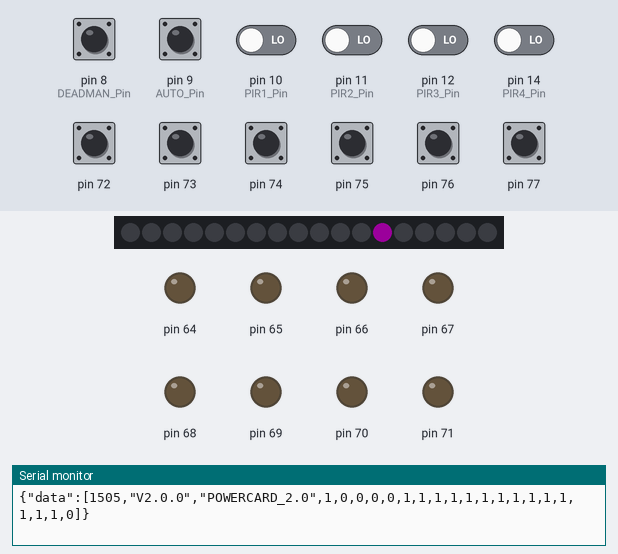
Bench run of a program on a simulated Arduino Nano, built for the host (arithmetic inside an expression is 32-bit, double 64-bit). Shown: 18 RGB LEDs in strip order, left to right, output pins drawn as LEDs (lit = HIGH), the last lines printed to the serial monitor. The inputs (shaded band) are chosen by the test bench; at power-on: pin 8 (DEADMAN_Pin), pin 9 (AUTO_Pin), pin 72–77 HIGH, pin 10 (PIR1_Pin), pin 11 (PIR2_Pin), pin 12 (PIR3_Pin), pin 14 (PIR4_Pin) LOW. Dim RGB values are drawn brighter than linear.

Above: at 2.79 s.
2.8 s: pin 9 (AUTO_Pin) pulled LOW for 1 s
At 3.9 s:
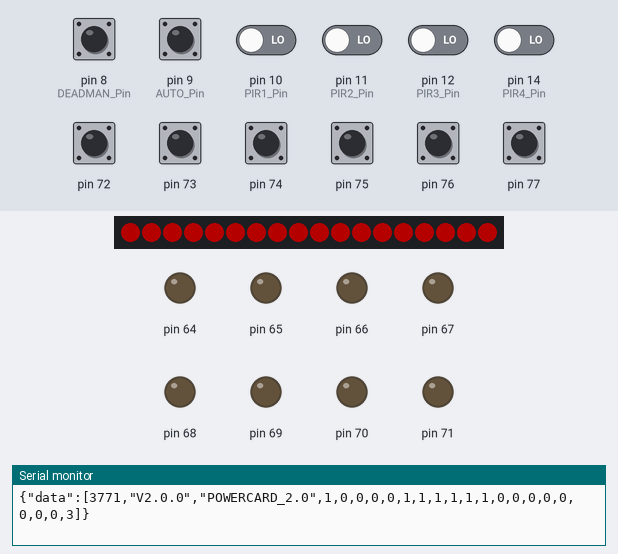
5.5 s: pin 9 (AUTO_Pin) pulled LOW for 0.15 s
At 6.4 s:
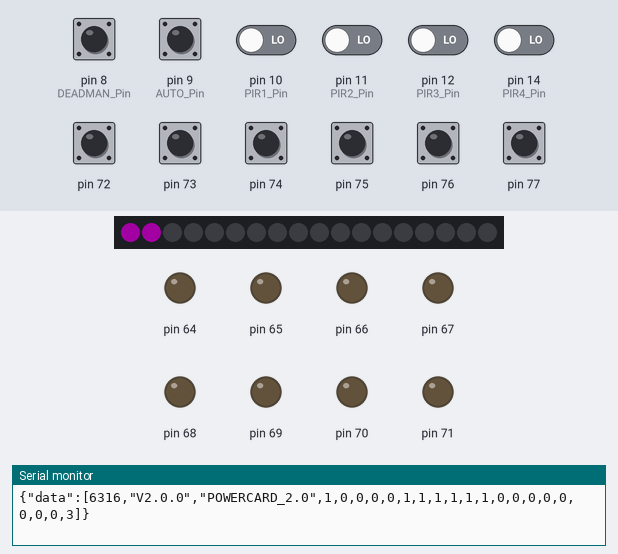
7.4 s: pin 8 (DEADMAN_Pin) pulled LOW for 0.15 s
At 8.2 s:
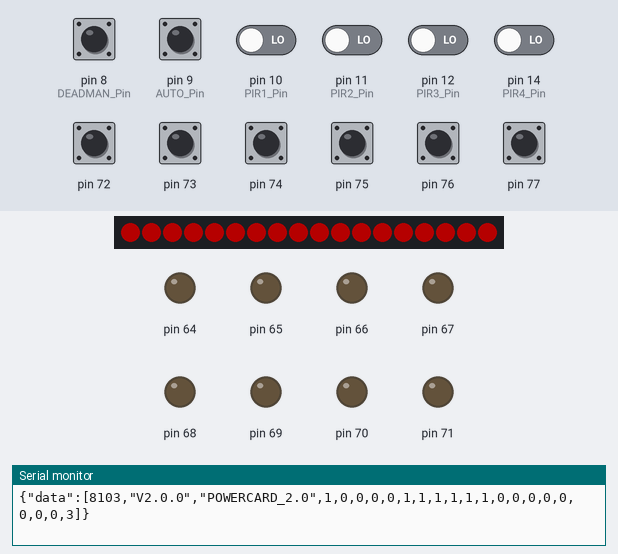
9.0 s: pin 9 (AUTO_Pin) driven LOW and pin 10 (PIR1_Pin) driven HIGH
At 11.2 s:
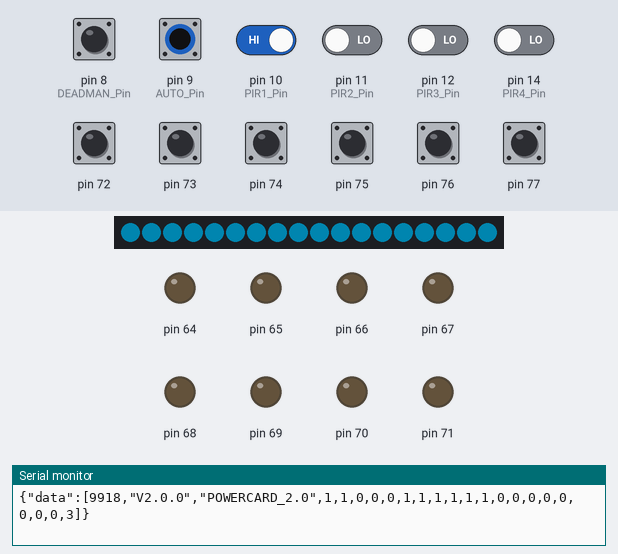
11.5 s: pin 9 (AUTO_Pin) driven HIGH
At 13.0 s:
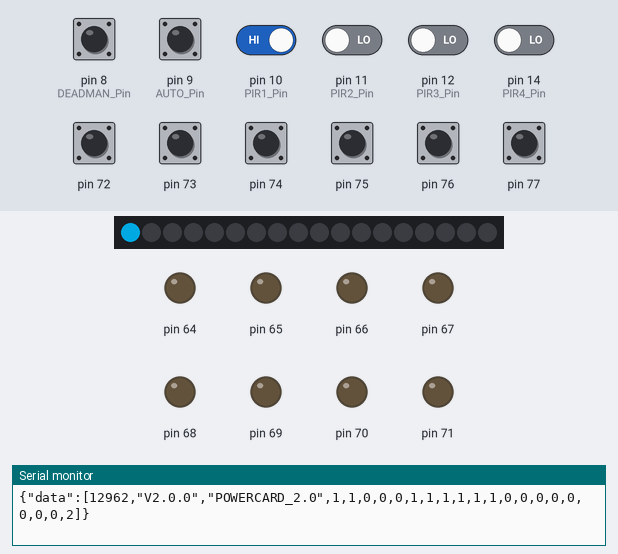
14.5 s: pin 9 (AUTO_Pin) driven LOW
At 16.5 s:
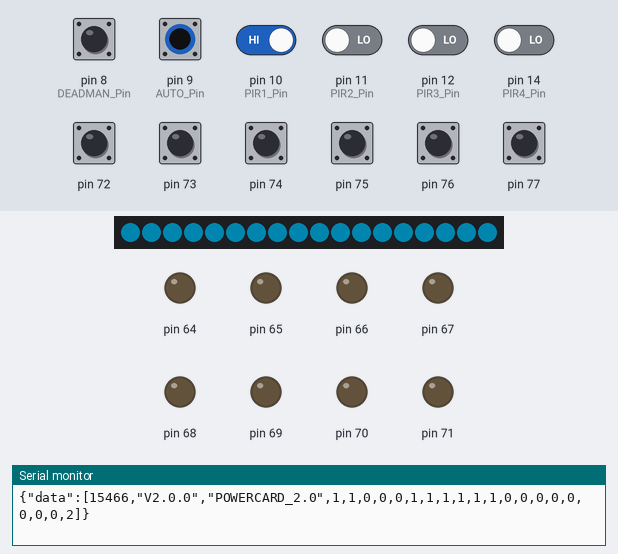
Timing chart, 0 to 18.0 s (numbered marks = the images above; inputs shaded):
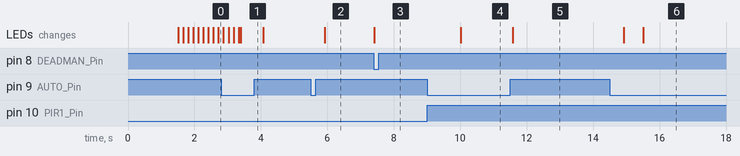

The program:

main.cpp
```cpp
/*
 *  by: MRO for IWI
 *  Todos los derechos reservados
 *  Aguascalientes, Mexico. Mayo 2020
 */
#include <avr/wdt.h>
#include <Arduino.h>
#include <SoftwareSerial.h>
#include <Wire.h>
#include <Adafruit_MCP23017.h>
#include "uvsafe_version_control.h"
#include "HAL.h"
#include "uvsafe_user_definitions.h"
#include "uvsafe_read.h"
#include "uvsafe_write.h"
#include "uvsafe_comm.h"
#include "uvsafe_rgb_leds.h"
#include "uvsafe_safety.h"
#include "uvsafe_user_button.h"
#include "uvsafe_manual.h"
#include "uvsafe_auto.h"

Adafruit_MCP23017 gpio;
SoftwareSerial GUISerial(2, 3); // RX, TX
DataSender SerialDataSender(sensor_state);
RGBLeds LedsIndicadores(mode_manual); //inicializa siempre en manual
ReadSensors sensors(sensor_state, gpio);


void setup() {
        delay(1500); //for system stabilization
        wdt_disable(); //deshabilitar watchdog para no tener interrupciones
        wdt_enable(WDTO_4S);// nunca usar menos de 250 ms si no se va a resetar sin control
        init_gpio(gpio);
        Serial.begin(115200); //Regular serial port -- Terminal/debug/program
        GUISerial.begin(115200); //Serial port for GUI
        auto_button.debounceTime = AUTO_DEBOUNCE;
        operation_mode = mode_boot;
}


void loop() {
        wdt_reset(); //ping al watchdog
        sensor_state = sensors.read_sensors(operation_mode);
        SerialDataSender.Update(sensor_state);
        LedsIndicadores.Update(operation_mode, sensor_state);
        user_button_update(LedsIndicadores);
        safety_functions();
        lamparas_manual(gpio);
        lamparas_auto(gpio);
}
```

uvsafe_auto.h
```cpp
/*
 *  by: MRO for IWI
 *  Todos los derechos reservados
 *  Aguascalientes, Mexico. Mayo 2020
 */

//Prototipo
void uvsafe_timer_Complete(void);

//Instancia de timer. Exposition time esta definido en uvsafe_user_definitions
Countdown expo_timer(EXPOSITION_TIME, uvsafe_timer_Complete);  //300 seg (5min) para probar


void lamparas_auto(Adafruit_MCP23017 gpio){
        if (operation_mode == mode_auto_on) {
                if (expo_timer.is_running() != true) {
                        expo_timer.reset();
                        expo_timer.new_time(nuevo_tiempo_exposicion); //nuevo_tiempo_exposicion esta definido en uvsafe_user_button.h
                        timer_count = 0;
                        expo_timer.start();
                }
                expo_timer.run();

                if (sensor_state.pir_status != 0) {
                        expo_timer.pause();
                        lamp_state.lamp_1 = 0;
                        lamp_state.lamp_2 = 0;
                        lamp_state.lamp_3 = 0;
                        lamp_state.lamp_4 = 0;
                        lamp_state.lamp_5 = 0;
                        lamp_state.lamp_6 = 0;// En modo MANUAL apagado por default
                        lamp_state.lamp_7 = 0; //relay auxiliar para futuras aplicaciones
                        lamp_state.lamp_8 = 0; // relay auxiliar para futuras aplicaciones
                }
                else{

                        expo_timer.start();
                        lamp_state.lamp_1 = 1 * sensor_state.magnetic_1;
                        lamp_state.lamp_2 = 1 * sensor_state.magnetic_2;
                        lamp_state.lamp_3 = 1 * sensor_state.magnetic_3;
                        lamp_state.lamp_4 = 1 * sensor_state.magnetic_4;
                        lamp_state.lamp_5 = 1 * sensor_state.magnetic_5;
                        lamp_state.lamp_6 = 1 * sensor_state.magnetic_6;
                        lamp_state.lamp_7 = 0; //relay auxiliar para futuras aplicaciones
                        lamp_state.lamp_8 = 0; // relay auxiliar para futuras aplicaciones
                }
                write_lamps(lamp_state, gpio);
        }
        else{
                expo_timer.reset();
        }
}

void uvsafe_timer_Complete(void){
        expo_timer.reset();
        operation_mode = mode_manual;
}
```

uvsafe_comm.h
```cpp
/*
 *  by: MRO for IWI
 *  Todos los derechos reservados
 *  Aguascalientes, Mexico. Mayo 2020
 */


#include <ArduinoJson.h>

class DataSender {
unsigned long data_period = 125;    // tiempo en milisegs
SENSOR_STRUCT sensor_state;
unsigned long previousMillis;     // will store last time LED was updated

public:
DataSender(SENSOR_STRUCT _sensor_state)
{
        sensor_state = _sensor_state;
}

public:
void Update (SENSOR_STRUCT sensor_state)
{
        const size_t capacity = JSON_ARRAY_SIZE(23) + JSON_OBJECT_SIZE(1) + 40;
        DynamicJsonDocument doc(capacity);
        // check to see if it's time to send the data
        unsigned long currentMillis = millis();
        if (currentMillis - previousMillis >= data_period) {
                previousMillis = currentMillis; // Remember the time
                JsonArray data = doc.createNestedArray("data");
                data.add(millis());
                data.add(FIRMWARE_VERSION);
                data.add(TARJETA);
                data.add(sensor_state.deadman_sw);
                data.add(sensor_state.pir_1);
                data.add(sensor_state.pir_2);
                data.add(sensor_state.pir_3);
                data.add(sensor_state.pir_4);
                data.add(sensor_state.magnetic_1);
                data.add(sensor_state.magnetic_2);
                data.add(sensor_state.magnetic_3);
                data.add(sensor_state.magnetic_4);
                data.add(sensor_state.magnetic_5);
                data.add(sensor_state.magnetic_6);
                data.add(sensor_state.lamp_1);
                data.add(sensor_state.lamp_2);
                data.add(sensor_state.lamp_3);
                data.add(sensor_state.lamp_4);
                data.add(sensor_state.lamp_5);
                data.add(sensor_state.lamp_6);
                data.add(sensor_state.lamp_7);
                data.add(sensor_state.lamp_8);
                data.add(operation_mode);
                serializeJson(doc, Serial);
                Serial.println();
        }
}
};
```

uvsafe_manual.h
```cpp
/*
 *  by: MRO for IWI
 *  Todos los derechos reservados
 *  Aguascalientes, Mexico. Mayo 2020
 */


void lamparas_manual(Adafruit_MCP23017 gpio){
        if((operation_mode == mode_manual) || (operation_mode == mode_manual_push)) {
                if((sensor_state.deadman_sw == 0) && (sensor_state.magnetic_6 == 0)) {
                        lamp_state.lamp_1 = 1;
                        lamp_state.lamp_2 = 1;
                        lamp_state.lamp_3 = 1;
                        lamp_state.lamp_4 = 1;
                        lamp_state.lamp_5 = 1;
                        lamp_state.lamp_6 = 0;// En modo MANUAL apagado por default
                        lamp_state.lamp_7 = 0; //relay auxiliar para futuras aplicaciones
                        lamp_state.lamp_8 = 0; // relay auxiliar para futuras aplicaciones
                        operation_mode = mode_manual_push;
                }
                else{
                        lamp_state.lamp_1 = 0;
                        lamp_state.lamp_2 = 0;
                        lamp_state.lamp_3 = 0; // en modo manual apagado por default
                        lamp_state.lamp_4 = 0; // en modo manual apagado por default
                        lamp_state.lamp_5 = 0;
                        lamp_state.lamp_6 = 0;
                        lamp_state.lamp_7 = 0; //relay auxiliar para futuras aplicaciones
                        lamp_state.lamp_8 = 0; // relay auxiliar para futuras aplicaciones
                        operation_mode = mode_manual;
                }
                write_lamps(lamp_state, gpio);
        }
}
```

uvsafe_read.h
```cpp
/*
 *  by: MRO for IWI
 *  Todos los derechos reservados
 *  Aguascalientes, Mexico. Mayo 2020
 */

class After_Pir {
unsigned long last_update;
unsigned long time_delay;
bool pir_state = true;

public:
After_Pir(unsigned long _time_delay){
        time_delay = _time_delay;
}

bool run (int sensor_){
        if (sensor_ != 0) {
                pir_state = false;
                last_update = millis();
        }
        else{
                // si ya esperamos mas de lo que queremos esperar para reactivar las lamparas
                if((millis() - last_update) > time_delay) {
                        pir_state = true;
                }
        }
        return !pir_state; //logica inversa por que el contacto es NC
}
};


class Debounce {
int ledState = HIGH;             // the current state of the output pin
int buttonState = -1;                 // the current reading from the input pin
int lastButtonState = LOW;       // the previous reading from the input pin

// the following variables are unsigned longs because the time, measured in
// milliseconds, will quickly become a bigger number than can be stored in an int.
unsigned long lastDebounceTime = 0;      // the last time the output pin was toggled
unsigned long debounceDelay = 50;        // the debounce time; increase if the output flickers

public:
Debounce(long _debounceDelay) {
        debounceDelay = _debounceDelay;
}

int Update(int _reading) {
        int reading = _reading;
        // If the switch changed, due to noise or pressing:
        if (reading != lastButtonState) {
                // reset the debouncing timer
                lastDebounceTime = millis();
        }
        if ((millis() - lastDebounceTime) > debounceDelay) {
                // whatever the reading is at, it's been there for longer than the debounce
                // delay, so take it as the actual current state:
                // if the button state has changed:
                if (reading != buttonState) {
                        buttonState = reading;
                        // only toggle the LED if the new button state is HIGH
                        ledState = reading;
                }
        }
        lastButtonState = reading;
        return ledState;
}
};


class ReadSensors {
SENSOR_STRUCT sensor_state;
Adafruit_MCP23017 gpio;
//Tiempos definidos en uvsafe_user_definitions
int MagneticDebouncingTime = MAGNETIC_DEBOUNCE; //ms
int PirDebouncingTime = PIR_DEBOUNCE; //ms
int DeadmanDebouncingTime = DEADMAN_DEBOUNCE; //ms

Debounce mag_deb_1 = Debounce(MagneticDebouncingTime);
Debounce mag_deb_2 = Debounce(MagneticDebouncingTime);
Debounce mag_deb_3 = Debounce(MagneticDebouncingTime);
Debounce mag_deb_4 = Debounce(MagneticDebouncingTime);
Debounce mag_deb_5 = Debounce(MagneticDebouncingTime);
Debounce mag_deb_6 = Debounce(MagneticDebouncingTime);

Debounce pir_deb_1 = Debounce(PirDebouncingTime);
Debounce pir_deb_2 = Debounce(PirDebouncingTime);
Debounce pir_deb_3 = Debounce(PirDebouncingTime);
Debounce pir_deb_4 = Debounce(PirDebouncingTime);

Debounce deadman_deb = Debounce(DeadmanDebouncingTime);

After_Pir after_pir = After_Pir(AFTER_PIR);

public:
ReadSensors(SENSOR_STRUCT _sensor_state, Adafruit_MCP23017 _gpio) {
        gpio = _gpio;
        sensor_state = _sensor_state;
}

SENSOR_STRUCT read_sensors(uvs_mode current_mode) {
        /*
           This function reads all the declared sensors
           :return: struct conteniendo el estado de los sensores
           :rtype: SENSOR_STRUCT
         */
        sensor_state.deadman_sw = deadman_deb.Update(digitalRead(DEADMAN_Pin));
        sensor_state.pir_1 = pir_deb_1.Update(digitalRead(PIR1_Pin));
        sensor_state.pir_2 = pir_deb_2.Update(digitalRead(PIR2_Pin));
        sensor_state.pir_3 = pir_deb_3.Update(digitalRead(PIR3_Pin));
        sensor_state.pir_4 = pir_deb_4.Update(digitalRead(PIR4_Pin));
        sensor_state.pir_transition = sensor_state.pir_1 + sensor_state.pir_2 + sensor_state.pir_3 + sensor_state.pir_4;
        if (current_mode == mode_auto_on)
          sensor_state.pir_status = after_pir.run(  sensor_state.pir_transition);
        else
          sensor_state.pir_status =   sensor_state.pir_transition;
        sensor_state.magnetic_1 = mag_deb_1.Update(gpio.digitalRead(MAGNETIC1));
        sensor_state.magnetic_2 = mag_deb_2.Update(gpio.digitalRead(MAGNETIC2));
        sensor_state.magnetic_3 = mag_deb_3.Update(gpio.digitalRead(MAGNETIC3));
        sensor_state.magnetic_4 = mag_deb_4.Update(gpio.digitalRead(MAGNETIC4));
        sensor_state.magnetic_5 = mag_deb_5.Update(gpio.digitalRead(MAGNETIC5));
        sensor_state.magnetic_6 = mag_deb_6.Update(gpio.digitalRead(MAGNETIC6));
        sensor_state.lamp_1 = gpio.digitalRead(LAMP1);
        sensor_state.lamp_2 = gpio.digitalRead(LAMP2);
        sensor_state.lamp_3 = gpio.digitalRead(LAMP3);
        sensor_state.lamp_4 = gpio.digitalRead(LAMP4);
        sensor_state.lamp_5 = gpio.digitalRead(LAMP5);
        sensor_state.lamp_6 = gpio.digitalRead(LAMP6);
        sensor_state.lamp_7 = gpio.digitalRead(LAMP7);
        sensor_state.lamp_8 = gpio.digitalRead(LAMP8);
        return sensor_state;
}

void print_sensor_state() {
        Serial.print("auto: ");
        Serial.print(digitalRead(AUTO_Pin));
        Serial.print(" | deadman_sw: ");
        Serial.print(sensor_state.deadman_sw);
        Serial.print(" | PIR :");
        Serial.print(sensor_state.pir_1);
        Serial.print(sensor_state.pir_2);
        Serial.print(sensor_state.pir_3);
        Serial.print(sensor_state.pir_4);
        Serial.print(" | mag: ");
        Serial.print(sensor_state.magnetic_1);
        Serial.print(sensor_state.magnetic_2);
        Serial.print(sensor_state.magnetic_3);
        Serial.print(sensor_state.magnetic_4);
        Serial.print(sensor_state.magnetic_5);
        Serial.print(sensor_state.magnetic_6);
        Serial.print(" | lamps: ");
        Serial.print(sensor_state.lamp_1);
        Serial.print(sensor_state.lamp_2);
        Serial.print(sensor_state.lamp_3);
        Serial.print(sensor_state.lamp_4);
        Serial.print(sensor_state.lamp_5);
        Serial.print(sensor_state.lamp_6);
        Serial.print(sensor_state.lamp_7);
        Serial.println(sensor_state.lamp_8);
}
};
```

uvsafe_safety.h
```cpp
/*
 *  by: MRO for IWI
 *  Todos los derechos reservados
 *  Aguascalientes, Mexico. Mayo 2020
 */

void check_pir(){
        if ((operation_mode != mode_manual) && (operation_mode != mode_boot)){
                if ((millis() - last_pir_time) > MAX_PIR_TIME_BEFORE_MANUAL) {
                        pir_timeout = true;
                        operation_mode = mode_manual;
                }
                if(sensor_state.pir_status == 0) last_pir_time = millis();
        }
        else{
          last_pir_time = millis();
        }
}


void safety_functions(void){
//Si algun sensor manual cambia de estado debemos apagar todo y pasar a manual_pattern
        if (digitalRead(DEADMAN_Pin) == 0) operation_mode = mode_manual;
        if ((operation_mode != mode_manual) && (auto_button.clicks != 0)) operation_mode = mode_manual;
        if ((operation_mode != mode_manual) && (auto_button.clicks >= 1)) operation_mode = mode_manual;
        check_pir();
}
```

uvsafe_time.h
```cpp
/*
 *  by: MRO for IWI
 *  Todos los derechos reservados
 *  Aguascalientes, Mexico. Mayo 2020
 */

class Countdown {
//modes
int STOP = 0;
int START = 1;
bool isRunning = false;

typedef void (*timer_callback)(void);

int mode = STOP;   //timer mode
unsigned long time_period = 0;   //Tiempo que el usuario desea contar
unsigned long left_time = 0;   //Tiempo restante
unsigned long delta_time = 1000;   //unidad minima que se descuenta al timer en mili segundos
unsigned long last_update = 0;
timer_callback onComplete;   //esta es la funcion que se llama cuando el tiempo llega a cero

public:
Countdown(unsigned long _time_period, timer_callback _onComplete ){
        time_period = _time_period + 1; //Agrego un segundo por que unsigned no permite comparar <0
        left_time = time_period;
        last_update = millis();
        onComplete = _onComplete;
}


void run(){
        if ((millis() - last_update) > delta_time) {
                last_update = millis();
                if (mode == START) {
                        left_time -= 1; //restar un segundo al tiempo restante
                } //MODE==start
        } //delta_time
        if (left_time == 0) { //la cuenta ya llego a cero
                stop();
                left_time = time_period;
                onComplete(); //call the callback
        }
}


void new_time(unsigned long _new_time){
  stop();
  time_period = _new_time + 1; //Agrego un segundo por que unsigned no permite comparar <0
  left_time = time_period;
}


void start(){
        mode = START;
        isRunning = true;
}


void stop(){
        mode = STOP;
        isRunning = false;
}


void pause(){
        mode = STOP; //but it is still running
}


void reset(){
        mode = STOP;
        left_time = time_period;
        isRunning = false;
}

unsigned long get_time(){
        return left_time;
}


bool is_running(){
        return isRunning;
}
};
```

uvsafe_version_control.h
```cpp
/***********************
*
* SOFTWARE VERSION E IDENTIFICACION DE TARJETA
*
************************/
const String FIRMWARE_VERSION = "V2.0.0";
const String TARJETA = "POWERCARD_2.0";
/**************************/
```

uvsafe_write.h
```cpp
/*
 *  by: MRO for IWI
 *  Todos los derechos reservados
 *  Aguascalientes, Mexico. Mayo 2020
 */


void write_lamps(LAMP_STRUCT lamp_state, Adafruit_MCP23017 gpio){
        /*
           Esta funcion recibe el estado actual de las lamparas y lo transmite
           a la gpio
         */
        gpio.digitalWrite(LAMP1, lamp_state.lamp_1);
        gpio.digitalWrite(LAMP2, lamp_state.lamp_2);
        gpio.digitalWrite(LAMP3, lamp_state.lamp_3);
        gpio.digitalWrite(LAMP4, lamp_state.lamp_4);
        gpio.digitalWrite(LAMP5, lamp_state.lamp_5);
        gpio.digitalWrite(LAMP6, lamp_state.lamp_6);
        gpio.digitalWrite(LAMP7, lamp_state.lamp_7);
        gpio.digitalWrite(LAMP8, lamp_state.lamp_8);
}

void chenille_test(Adafruit_MCP23017 gpio){
        static int i = 0;
        for (int j=0; j<=7; j++) {
                gpio.digitalWrite(j, 0);
        }
        gpio.digitalWrite(i, 1);
        i++;
        if(i>7) {
                i=0;
        }
}
```

Source omitted: uvsafe_rgb_leds.h (8480 bytes), uvsafe_user_button.h (1895 bytes), uvsafe_user_definitions.h (2066 bytes), HAL.h (3886 bytes)

Measured:
- after the input at 2.8 s, pin 64–71: stays LOW (without the input it goes to HIGH after 0.58 s)
- after the input at 5.5 s, the LEDs: change after 0.42 s (image 2)
- after the input at 7.4 s, the LEDs: change at once (image 3)
- after the input at 9.0 s, the LEDs: change after 1.0 s (image 4)
- after the input at 11.5 s, the LEDs: first change after 0.08 s (image 5 shows a later state)
- after the input at 14.5 s, the LEDs: first differ from a run without the input after 1.0 s (image 6)
